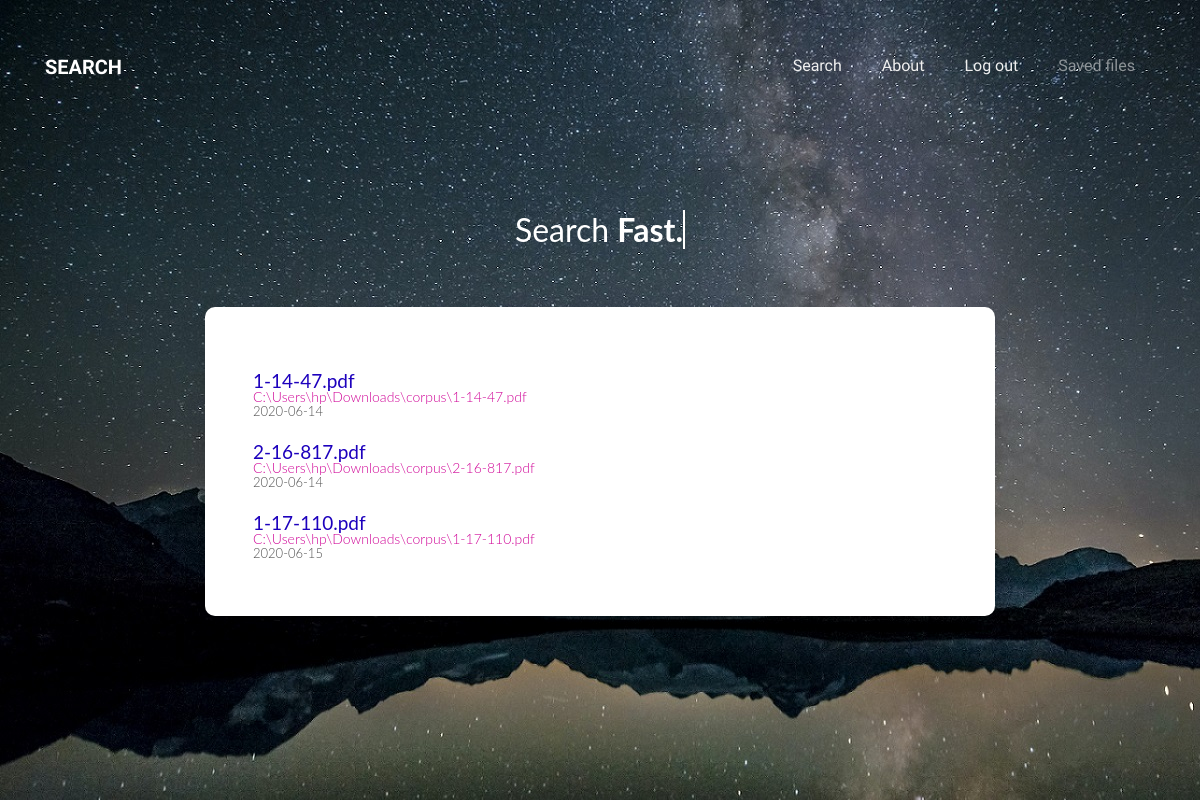
The app's page /saved (signed in) with its own data.
### Search_Engine_python/models.py (models this page shows, shortened)
class Post(db.Model):
    id = db.Column(db.Integer, primary_key=True)
    title = db.Column(db.String(100), nullable=False)
    date_posted = db.Column(db.DateTime, nullable=False, default=datetime.utcnow)
    content = db.Column(db.Text, nullable=False)
    user_id = db.Column(db.Integer, db.ForeignKey('user.id'), nullable=False)

### Search_Engine_python/routes.py (the view)
@app.route("/saved")
def saved():
    posts = Post.query.filter_by(author=current_user)
    return render_template('saved.html', posts=posts)

### Search_Engine_python/models.py (called while the page is built)
@login_manager.user_loader
def load_user(user_id):
    return User.query.get(int(user_id))

### Search_Engine_python/templates/saved.html (shortened to what this page needs)
<!DOCTYPE html>
<html lang="en">
<head>
    <link rel="stylesheet" href="../static/css1/open-iconic-bootstrap.min.css">
    <link rel="stylesheet" href="../static/css1/animate.css">
    <link rel="stylesheet" href="../static/css1/owl.carousel.min.css">
    <link rel="stylesheet" href="../static/css1/owl.theme.default.min.css">
    <link rel="stylesheet" href="../static/css1/magnific-popup.css">
    <link rel="stylesheet" href="../static/css1/aos.css">
    <link rel="stylesheet" href="../static/css1/ionicons.min.css">
    <link rel="stylesheet" href="../static/css1/bootstrap-datepicker.css">
    <link rel="stylesheet" href="../static/css1/jquery.timepicker.css">
    <link rel="stylesheet" href="../static/css1/flaticon.css">
    <link rel="stylesheet" href="../static/css1/icomoon.css">
    <link rel="stylesheet" href="../static/css1/style.css">
    <link href="../static/css/main.css" rel="stylesheet" />
    <link  href="../static/css/style.css" rel="stylesheet" />
</head>
<body style="background-image: url('../static/images/bg-01.jpg');">
<nav class="navbar navbar-expand-lg navbar-dark ftco_navbar bg-dark ftco-navbar-light" id="ftco-navbar">
    <div class="container">
        <a class="navbar-brand" href="index.html">Search</a>
        <div class="collapse navbar-collapse" id="ftco-nav">
            <ul class="navbar-nav ml-auto">
                <li class="nav-item"><a href="search" class="nav-link">Search</a></li>
                <li class="nav-item"><a href="about" class="nav-link">About</a></li>
                <li class="nav-item"><a href="logout" class="nav-link">Log out</a></li>
                <li class="nav-item active"><a href="register.html" class="nav-link">Saved files</a></li>
            </ul>
        </div>
    </div>
</nav>
<div class="s010" >
    <form action="results" method="post">
        <center>
            <div class="col-md-10 ftco-animate text-center">
                <h1 class="mb-4" style="color:white">Search
                    <strong class="typewrite" data-period="4000" data-type='[ "Fast.", "Effective.", "Swift." ]'>
                    </strong>
                </h1>
            </div>
        </center>
        <div class="inner-form">
            <br>
            <div class="advance-search">
                {% for post in posts %}
                    <div class="searchresult" style="font-size: 14px; line-height: 14px; color: #d00698; margin-bottom: 0px;">
                        <a href="file:///{{ post.content }}" target="_blank" ><h2>{{ post.title }}</h2></a>
                        <a>{{ post.content }}</a>
                        <p>{{ post.date_posted.strftime('%Y-%m-%d') }}</p>
                    </div>
                {% endfor %}
            </div>
        </div>
    </form>
</div>
</body>
</html>

### Search_Engine_python/static/css/main.css (style rules this page uses)
html { line-height: 1.15; -ms-text-size-adjust: 100%; -webkit-text-size-adjust: 100%; }
body { margin: 0; }
article, aside, footer, header, nav, section { display: block; }
h1 { font-size: 2em; margin: 0.67em 0; }
a { background-color: transparent; -webkit-text-decoration-skip: objects; }
b, strong { font-weight: inherit; }
b, strong { font-weight: bolder; }
html { height: 100%; }
* { box-sizing: border-box; }
.s010 { min-height: 100vh; display: -ms-flexbox; display: flex; -ms-flex-pack: center; justify-content: center; -ms-flex-align: center; align-items: center; background: #d9eff5; padding: 15px; background: url("../images/bg-01.jpg"); font-family: 'Lato', sans-serif; }
.s010 form { width: 100%; max-width: 790px; margin: 0; }
.s010 form .inner-form { width: 100%; }
.s010 form .inner-form .advance-search { background: #fff; padding: 40px; box-shadow: 0px 8px 20px 0px rgba(0, 0, 0, 0.15); border-radius: 10px; }

### Search_Engine_python/static/css/style.css (style rules this page uses)
body { min-height: 100%; position: relative; }
html, body { margin: 0; padding: 0; height: auto; }
.searchresult { margin-left: 8px; }
.searchresult h2 { font-size: 19px; line-height: 18px; font-weight: normal; color: rgb(29, 1, 189); margin-bottom: 0px; margin-top: 25px; }
.searchresult a { font-size: 14px; line-height: 14px; color: #d00698; margin-bottom: 0px; }
.searchresult p { width: 625px; font-size: 13px; margin-top: 0px; color: rgb(82, 82, 82); }

### Search_Engine_python/templates/saved.html (style rules this page uses)
body { background-color: #E6E6FA; }

### records on screen
Post: title "1-14-47.pdf", content "C:\\Users\\hp\\Downloads\\corpus\\1-14-47.pdf", date_posted "2020-06-14"
Post: title "2-16-817.pdf", content "C:\\Users\\hp\\Downloads\\corpus\\2-16-817.pdf", date_posted "2020-06-14"
Post: title "1-17-110.pdf", content "C:\\Users\\hp\\Downloads\\corpus\\1-17-110.pdf", date_posted "2020-06-15"
